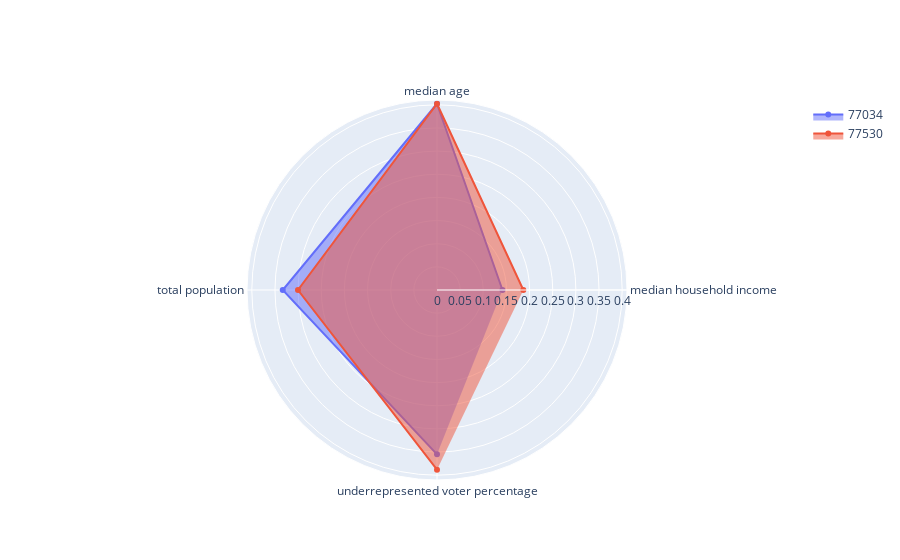

Source (notebook cell):
### Code cell
import plotly.graph_objects as go

categories = ['median household income','median age','total population',
              'underrepresented voter percentage']

print(zipindex)
og_income = normed_zipdata.loc[zipindex[0]].at['Median Household Income']
og_age = normed_zipdata.loc[zipindex[0]].at['Median Age']
og_pop = normed_zipdata.loc[zipindex[0]].at['Population']
og_div = 1 - normed_zipdata.loc[zipindex[0]].at['White Percentage']

fig = go.Figure()
fig.add_trace(go.Scatterpolar(
      r=[og_income, og_age, og_pop, og_div],
      theta=categories,
      fill='toself',
      name='77034'
))

sim_income = normed_zipdata.loc[indexnorm].at['Median Household Income']
sim_age = normed_zipdata.loc[indexnorm].at['Median Age']
sim_pop = normed_zipdata.loc[indexnorm].at['Population']
sim_div = 1 - normed_zipdata.loc[indexnorm].at['White Percentage']

fig.add_trace(go.Scatterpolar(
      r=[sim_income, sim_age, sim_pop, sim_div],
      theta=categories,
      fill='toself',
      name='77530'
))

fig.update_layout(
  polar=dict(
    radialaxis=dict(
      visible=True,
      #range=[0, 1]
    )),
  showlegend=True
)

### Figure 1 — Plotly figure (JSON) as saved in the notebook; plotly's stock layout.template omitted (floating-point values rounded to 4 significant figures)
{"data": [{"fill": "toself", "name": "77034", "r": [0.1414, 0.4023, 0.3332, 0.355], "theta": ["median household income", "median age", "total population", "underrepresented voter percentage"], "type": "scatterpolar"}, {"fill": "toself", "name": "77530", "r": [0.1865, 0.4023, 0.3003, 0.3882], "theta": ["median household income", "median age", "total population", "underrepresented voter percentage"], "type": "scatterpolar"}], "layout": {"polar": {"radialaxis": {"visible": true}}, "showlegend": true}}
